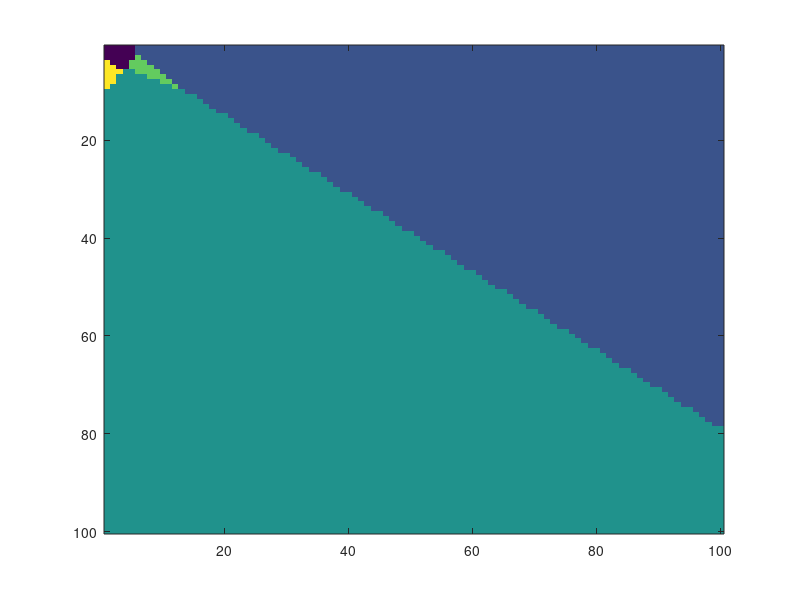

Here is the MATLAB script that generated this plot: (Note: this script raises an error after producing the figure.)
clc; clear; close all;

% Parametri
dim_mappa = [100, 100]; % Dimensioni della griglia (100x100)
kp = 0.2;               % Parametro di guadagno per il controllo di Lloyd
n_iter = 20;            % Numero massimo di iterazioni
raggio_raggiungimento = 1; % Raggio per considerare l'incendio raggiunto

% Numero fisso di incendi e aerei
num_incendi = 5;
num_aerei = 5;

% Creazione della griglia della mappa
[X, Y] = meshgrid(1:dim_mappa(1), 1:dim_mappa(2));
voronoi_grid = [X(:), Y(:)]; % Punti della mappa

% Definizione delle posizioni casuali degli incendi e delle loro ampiezze
incendi = randi([30, 90], num_incendi, 2);
ampiezze_incendi = randi([5, 20], num_incendi, 1);

% Inizializzazione aerei in punti lontani dagli incendi
sp_aerei = zeros(num_aerei, 2);
for i = 1:num_aerei
    while true
        candidato = randi([0, 10], 1, 2);
        if min(vecnorm(candidato - incendi, 2, 2)) > 15 % Deve stare lontano da tutti gli incendi
            sp_aerei(i, :) = candidato;
            break;
        end
    end
end

% Memorizzazione delle traiettorie
traiettorie_x = zeros(n_iter, num_aerei);
traiettorie_y = zeros(n_iter, num_aerei);

figure(1);
hold on;
for iter = 1:n_iter
    clf;

    % Salvataggio delle posizioni attuali degli aerei
    traiettorie_x(iter, :) = sp_aerei(:, 1);
    traiettorie_y(iter, :) = sp_aerei(:, 2);
    
    % Calcolo della Voronoi
    distanze = pdist2(voronoi_grid, sp_aerei);
    [~, min_idx] = min(distanze, [], 2);
    regioni = reshape(min_idx, dim_mappa);
    
    % Plot della Voronoi
    imagesc(regioni);
    colormap(parula);
    hold on;
    
    % Aggiornamento posizioni aerei
    for i = 1:num_aerei
        % Ottieni l'incendio assegnato all'aereo
        idx_incendio = find(min_idx == i);
        
        if ~isempty(idx_incendio)
            centroide = incendi(i, :); % Centroide della regione assegnata

            % Calcola la distanza dall'incendio
            distanza = norm(sp_aerei(i, :) - centroide);
            
            % Muove l'aereo verso il centroide solo se non è già arrivato
            if distanza > raggio_raggiungimento
                sp_aerei(i, :) = sp_aerei(i, :) + kp * (centroide - sp_aerei(i, :));
            end
            
            % Plot degli aerei
            plot(sp_aerei(i, 2), sp_aerei(i, 1), 'bo', 'MarkerSize', 10, 'MarkerFaceColor', 'w');
            
            % Plot incendi
            plot(centroide(2), centroide(1), 'rx', 'MarkerSize', 10 + ampiezze_incendi(i) / 2, 'LineWidth', 2);
        end
    end
    
    pause(0.01);
end
hold off;

% FIGURA SEPARATA: Plotta le traiettorie degli aerei
figure(2);
hold on;
title('Traiettorie degli aerei verso gli incendi');
xlabel('X');
ylabel('Y');
grid on;

for i = 1:num_aerei
    plot(traiettorie_y(:, i), traiettorie_x(:, i), '-o', 'LineWidth', 1.5, 'MarkerSize', 5);
end

legend(arrayfun(@(x) sprintf('Aereo %d', x), 1:num_aerei, 'UniformOutput', false));
hold off;
